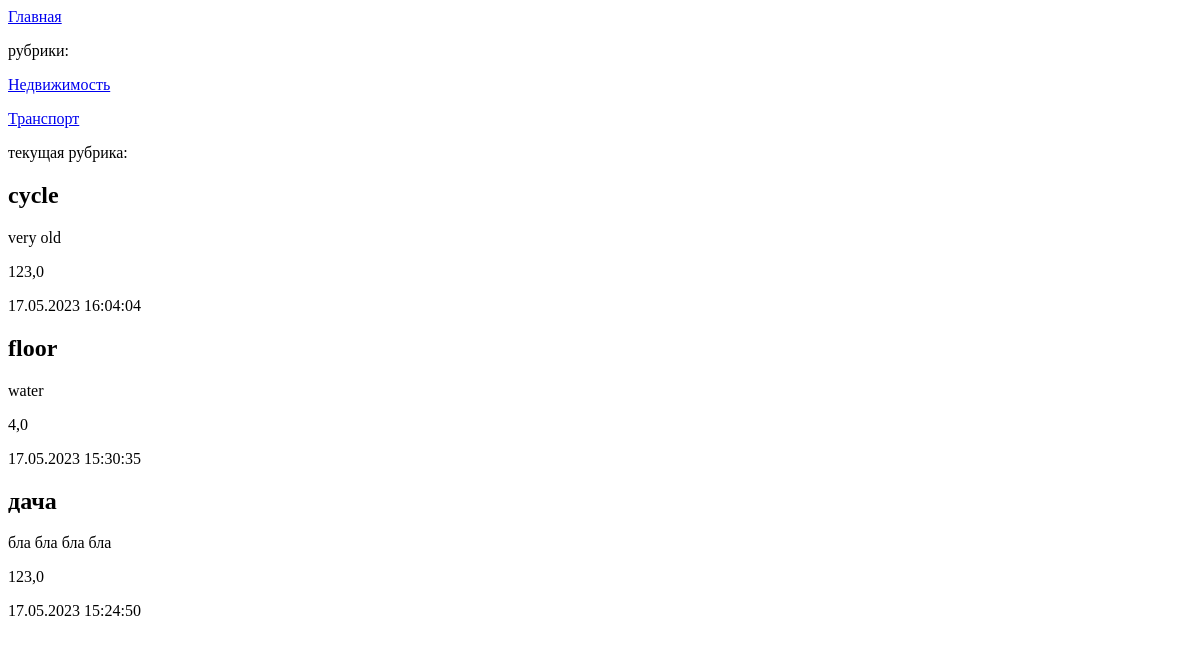
Page /bboard/ on the earlier database version.
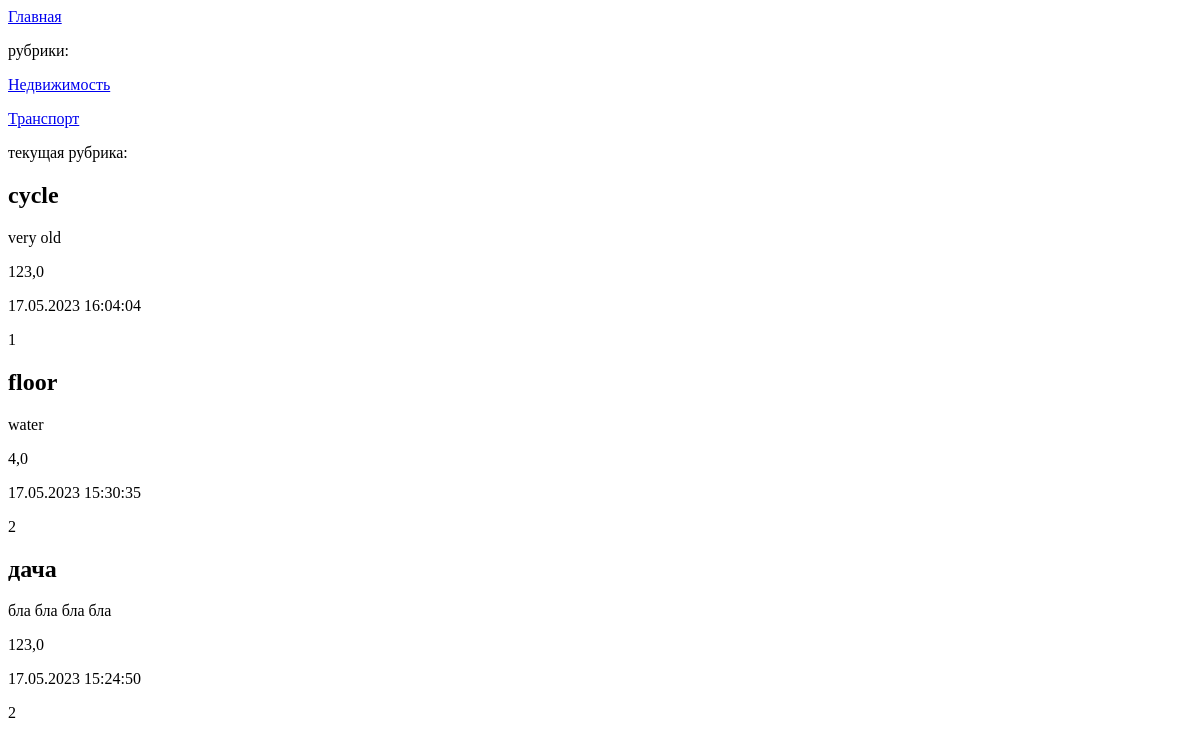
Same page on the later database version.
### bboard/models.py (models this page shows)
class Rubric(models.Model):
    name = models.CharField(max_length=50, db_index=True, verbose_name='Название')
    class Meta:
        verbose_name_plural = 'Рубрики'
        verbose_name = 'Рубрика'
        ordering = ['name']
    def __str__(self):
        return f'{self.name}'

class Bd(models.Model):
    title = models.CharField(max_length=50, verbose_name='Товар')
    content = models.TextField(null=True, blank=True, verbose_name='Описание')
    price = models.FloatField(null=True, blank=True, verbose_name='Цена')
    published = models.DateTimeField(auto_now_add=True, db_index=True, verbose_name='Опубликовано')
    rubric = models.ForeignKey('Rubric', null=True, on_delete=models.PROTECT, verbose_name='Рубрика')
    class Meta:
        verbose_name_plural = 'Объявления'
        verbose_name = 'Объявление'
        ordering = ['-published']

### bboard/views.py (the view)
# urls.py: path('bboard/', index_view, name='board'),
def index_view(request):
    bbs = Bd.objects.all()
    rubrics = Rubric.objects.all()
    context = {'bbs': bbs, 'rubrics': rubrics}
    return render(request, 'bboard/index.html', context)

### bboard/templates/bboard/index.html (shortened to what this page needs)
<!DOCTYPE html>
<html lang="en">
<head>
</head>
<body>
    <a href='{% url 'board' %}'> Главная </a>
    <p>рубрики:</p>
    <div>
    {% for rudric in rubrics %}
        <a href="/bboard/{{ rudric.pk }}"> <p>{{ rudric }}</p> </a>
    {% endfor %}
    </div>
    <p>текущая рубрика: {{ current_rubric }}</p>
    {% for bb in bbs %}
      <div>
        <h2>{{ bb.title }}</h2>
        <p>{{ bb.content }}</p>
        <p>{{ bb.price }}</p>
        <p>{{ bb.published|date:'d.m.Y H:i:s' }}</p>
        <p>{{ bb.rubric.pk }}</p>
      </div>
    {% endfor %}
</body>
</html>

Differences in the rows shown:
changed Bd "cycle": rubric.pk (not shown) → "1"
changed Bd "floor": rubric.pk (not shown) → "2"
changed Bd "дача": rubric.pk (not shown) → "2"
